Frame 1 (no input): blank canvas, image omitted
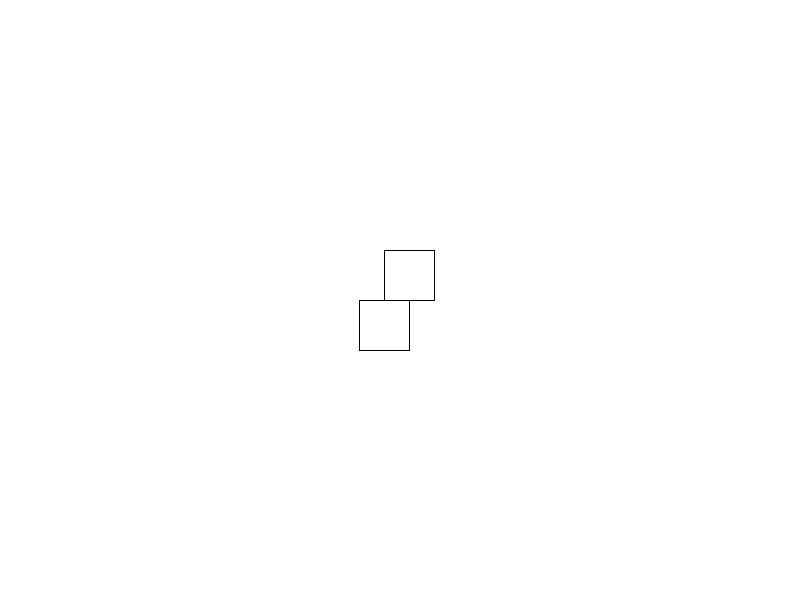
Frame 60 (the mouse pressed at the canvas centre just before this capture)
Frame 120 (the mouse held since frame 60 and released just before this capture): blank canvas, image omitted

The Processing sketch that drew this single still picture (run headless with seeded random() and noise(); from frame 60 on, the mouse is pressed at the canvas centre):

// Processing sketch: First_Sketch
// ── First_Sketch.pde
BoxPile pile;

void setup()
{
    size(800, 600);
    
    pile = new BoxPile(300, 300);
}

void draw()
{
    //clear the canvas
    background(255);
    
    //move the pieces
    
    //draw the peices
    pile.render();
    pile.moveAcross();
}
// ── Box.pde
          
class Box 
{
  float x, y;
  float height, width;
  int r, g, b;
  
  
  //default constructor
  public Box()
  {
    height = 10;
    width = 10;
    r = 0;
    g = 0;
    b = 0;
  }
  
  //constructor with parameters
  public Box(float x, float y, float w, float h)
  {
    this.x = x;
    this.y = y;
    height = h;
    width = w;
  }

  //constructor with parameters
  public void setColor(int red, int green, int blue)
  {
    this.r = red;
    this.g = green;
    this. b = blue;
  }
  
  public void render()
  {
    stroke(r, g, b);
    rect(x, y, width, height);
  }
  
  public void moveUp()
  {
    y = y - 1;
  }

  public void moveAcross()
  {
    x = x + 1;
  }
}
// ── BoxPile.pde
class BoxPile
{
    Box box1, box2;
    
    public BoxPile(float x, float y)
    {
      box1 = new Box(x, y, 50, 50);
      box2 = new Box(x + 25, y - 50, 50, 50);
    }
    
    public void render()
    {
      box1.render();
      box2.render();
    }
    
    public void moveAcross() 
    {
      box1.moveAcross();
      box2.moveAcross();
    }
}
